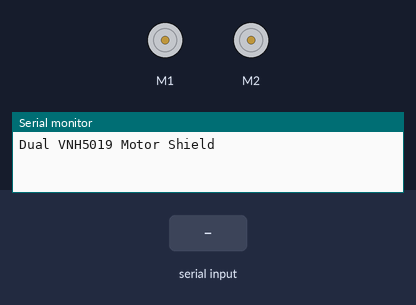
A sketch run on a simulated Arduino Uno, built with avr-gcc and run on an emulated ATmega328P. On the bench: 2 × DC motor (green arrow = forward, orange = backward, longer = faster), the last lines printed to the serial monitor. The test bench sets the inputs (shaded band).

Above: at 1.2 s.
1.3 s: "f" received over Serial
At 2.5 s:
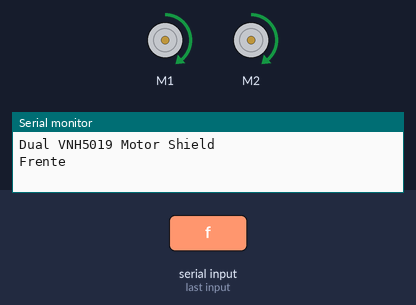
4.3 s: "b" received over Serial
At 6.4 s:
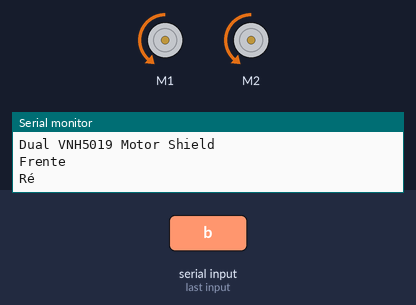
7.3 s: "e" received over Serial
At 8.7 s:
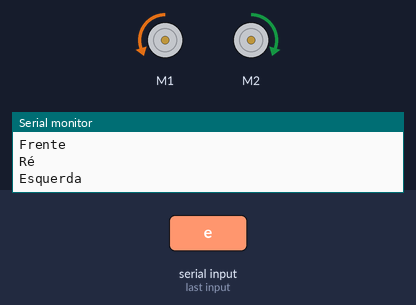
9.0 s: "d" received over Serial
At 10.6 s:
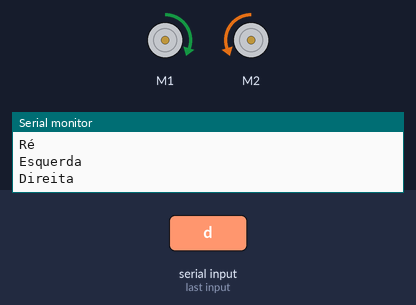
12.0 s: "+" received over Serial
15.0 s: "-" received over Serial
Timing chart, 0 to 47.7 s (numbered marks = the images above; inputs shaded):
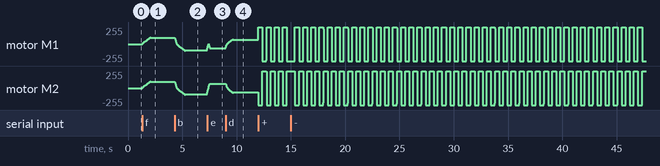

Measured:
- after the input at 1.3 s, motor M1, motor M2: rises from stopped to forward 102/255 in 0.76 s, then falls to forward 95/255 in 0.05 s
- after the input at 7.3 s, motor M1: rises from backward 95/255 to forward 3/255 in 0.11 s, then falls to backward 63/255 in 0.10 s; motor M2: moves from backward 95/255 to forward 63/255 over 0.21 s, starting at once
- after the input at 9.0 s, motor M1: rises from backward 63/255 to forward 70/255 in 0.62 s, then falls to forward 63/255 in 0.05 s

The sketch:

Bluetooth_robot.ino
```cpp
#include "DualVNH5019MotorShield.h"

DualVNH5019MotorShield md;

int i=0;
int comando=0;
int flag=0;
int vel=150;//Velocidade (inicial 150)
char ultMov;

void stopIfFault()
{
  if (md.getM1Fault())
  {
    Serial.println("M1 fault");
    while(1);
  }
  if (md.getM2Fault())
  {
    Serial.println("M2 fault");
    while(1);
  }
}

void setup(){
  Serial.begin(9600);
  Serial.println("Dual VNH5019 Motor Shield");
  md.init();
}

char frente(int v){ md.setM1Speed(v); md.setM2Speed(v); stopIfFault(); return 'f';}
char re(int v){ md.setM1Speed(-v); md.setM2Speed(-v); stopIfFault(); return 'b';}
char esquerda(int v){ md.setM1Speed(-v); md.setM2Speed(v); stopIfFault(); return 'e';}
char direita(int v){ md.setM1Speed(v); md.setM2Speed(-v); stopIfFault(); return 'd';}

void parar(){
  if(ultMov=='f'){//para devagar
    int temp = vel;
    while(temp>=0){
      temp-=5;
      frente(temp);
      delay(5);
    }
    frente(0);
  } else if(ultMov=='b'){
    int temp = vel;
    while(temp>=0){
      temp-=5;
      re(temp);
      delay(5);
    }
    frente(0);
  } else if(ultMov=='e'){
    int temp = vel;
    while(temp>=0){
      temp-=5;
      esquerda(temp);
      delay(5);
    }
    frente(0);
  } else if(ultMov=='d'){
    int temp = vel;
    while(temp>=0){
      temp-=5;
      direita(temp);
      delay(5);
    }
    frente(0);
  }
  frente(0);
  ultMov='p';
}

void loop()
{
  //Serial.println("No Inicio do Loop");
  if(Serial.available()>0){
    comando = Serial.read();
    flag=0;
  }

  if(comando=='f'){
    if(ultMov=='f')
      frente(vel);
    else{
      parar();
      int temp = 0;
      while(temp<=vel){
        temp+=10;
        frente(temp);
        delay(50);
      }
      frente(vel);
      ultMov='f';
    }
    if(flag==0){
      Serial.println("Frente");
      flag=1;
    }
  } else if(comando=='b'){
    if(ultMov=='b')
      re(vel);
    else{
      parar();
      int temp = 0;
      while(temp<=vel){
        temp+=10;
        re(temp);
        delay(50);
      }
      re(vel);
      ultMov='b';
    }
    if(flag==0){
      Serial.println("Ré");
      flag=1;
    }
  }else if(comando=='e'){
    vel=100;
    if(ultMov=='e')
      esquerda(vel);
    else{
      parar();
      int temp = 0;
      while(temp<=vel){
        temp+=10;
        esquerda(temp);
        delay(10);
      }
      esquerda(vel);
      ultMov='e';
    }
    if(flag==0){
      Serial.println("Esquerda");
      flag=1;
    }
  } else if(comando=='d'){
    vel=100;
    if(ultMov=='d')
      direita(vel);
    else{
      parar();
      int temp = 0;
      while(temp<=vel){
        temp+=10;
        direita(temp);
        delay(50);
      }
      direita(vel);
      ultMov='d';
    }
    if(flag==0){
      Serial.println("Direita");
      flag=1;
    }
  } else if(comando=='+'){
    vel+=50;
    if(ultMov=='f'){
      frente(vel);
    }else if(ultMov=='b'){
      re(vel);
    }else if(ultMov=='e'){
      esquerda(vel);
    }else if(ultMov=='d'){
      direita(vel);
    }
    if(flag==0){
      Serial.print("Aumenta Velocidade: ");
      Serial.println(vel);
      Serial.print("Corrente M1: ");
      Serial.println(md.getM1CurrentMilliamps());
      Serial.print("Corrente M2: ");
      Serial.println(md.getM2CurrentMilliamps());
      flag=1;
    }
  } else if(comando=='-'){
    vel-=50;
    if(ultMov=='f'){
      frente(vel);
    }else if(ultMov=='b'){
      re(vel);
    }else if(ultMov=='e'){
      esquerda(vel);
    }else if(ultMov=='d'){
      direita(vel);
    }
    if(flag==0){
      Serial.print("Diminui Velocidade: ");
      Serial.println(vel);
      Serial.print("Corrente M1: ");
      Serial.println(md.getM1CurrentMilliamps());
      Serial.print("Corrente M2: ");
      Serial.println(md.getM2CurrentMilliamps());
      flag=1;
    }
  } else if(comando=='p'){
     parar();
  } else {
     //Serial.println("Comando não reconhecido.");
  }
}
```
